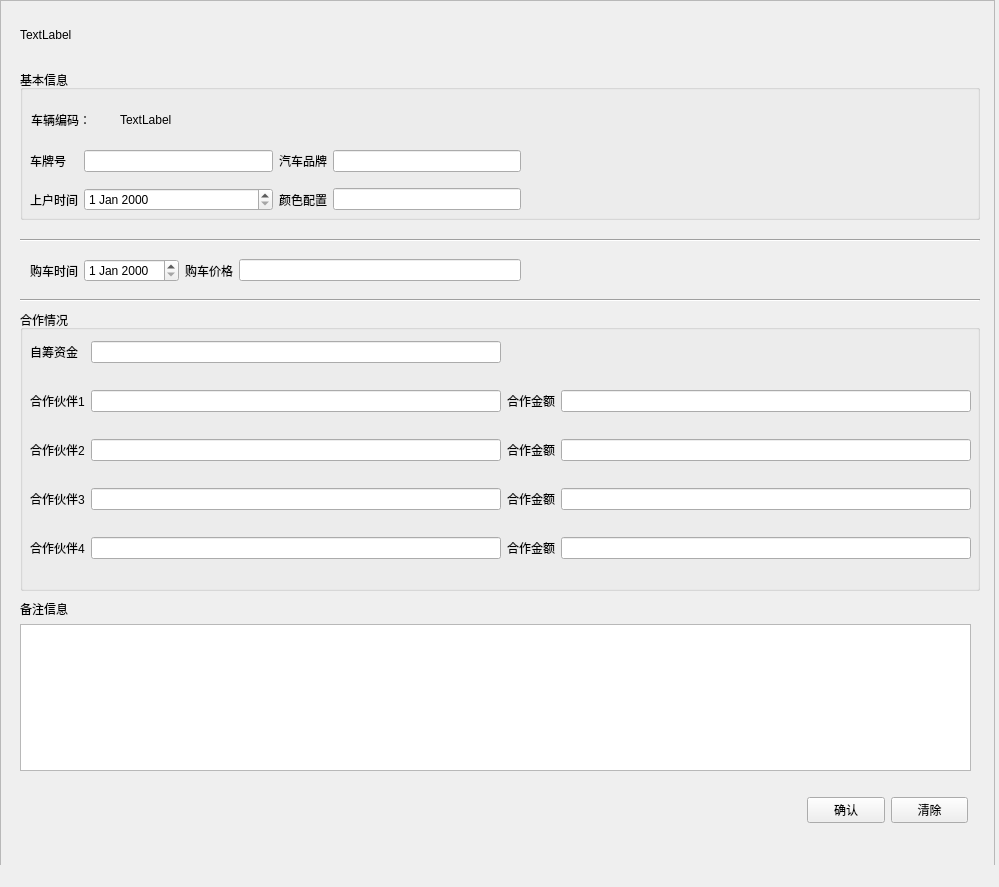
<?xml version="1.0" encoding="UTF-8"?>
<ui version="4.0">
 <class>MainWindow</class>
 <widget class="QMainWindow" name="MainWindow">
  <property name="enabled">
   <bool>true</bool>
  </property>
  <property name="geometry">
   <rect>
    <x>0</x>
    <y>0</y>
    <width>999</width>
    <height>887</height>
   </rect>
  </property>
  <property name="windowTitle">
   <string>MainWindow</string>
  </property>
  <widget class="QWidget" name="centralwidget">
   <widget class="QFrame" name="panel1_frame">
    <property name="geometry">
     <rect>
      <x>0</x>
      <y>0</y>
      <width>995</width>
      <height>889</height>
     </rect>
    </property>
    <property name="frameShape">
     <enum>QFrame::StyledPanel</enum>
    </property>
    <property name="frameShadow">
     <enum>QFrame::Raised</enum>
    </property>
    <widget class="Line" name="line">
     <property name="geometry">
      <rect>
       <x>20</x>
       <y>230</y>
       <width>960</width>
       <height>20</height>
      </rect>
     </property>
     <property name="orientation">
      <enum>Qt::Horizontal</enum>
     </property>
    </widget>
    <widget class="Line" name="line_2">
     <property name="geometry">
      <rect>
       <x>20</x>
       <y>290</y>
       <width>960</width>
       <height>20</height>
      </rect>
     </property>
     <property name="orientation">
      <enum>Qt::Horizontal</enum>
     </property>
    </widget>
    <widget class="QWidget" name="layoutWidget">
     <property name="geometry">
      <rect>
       <x>807</x>
       <y>790</y>
       <width>161</width>
       <height>41</height>
      </rect>
     </property>
     <layout class="QGridLayout" name="gridLayout_4">
      <item row="0" column="0">
       <widget class="QPushButton" name="panel1_submit">
        <property name="text">
         <string>确认</string>
        </property>
       </widget>
      </item>
      <item row="0" column="1">
       <widget class="QPushButton" name="panel1_cancle">
        <property name="text">
         <string>清除</string>
        </property>
       </widget>
      </item>
     </layout>
    </widget>
    <widget class="QWidget" name="layoutWidget">
     <property name="geometry">
      <rect>
       <x>20</x>
       <y>600</y>
       <width>951</width>
       <height>171</height>
      </rect>
     </property>
     <layout class="QVBoxLayout" name="verticalLayout">
      <item>
       <widget class="QLabel" name="label_6">
        <property name="text">
         <string>备注信息</string>
        </property>
       </widget>
      </item>
      <item>
       <widget class="QPlainTextEdit" name="panel1_text_edit1"/>
      </item>
     </layout>
    </widget>
    <widget class="QLabel" name="panel1_title">
     <property name="geometry">
      <rect>
       <x>20</x>
       <y>10</y>
       <width>160</width>
       <height>50</height>
      </rect>
     </property>
     <property name="text">
      <string>TextLabel</string>
     </property>
    </widget>
    <widget class="QGroupBox" name="groupBox">
     <property name="geometry">
      <rect>
       <x>20</x>
       <y>70</y>
       <width>960</width>
       <height>150</height>
      </rect>
     </property>
     <property name="title">
      <string>基本信息</string>
     </property>
     <widget class="QWidget" name="layoutWidget">
      <property name="geometry">
       <rect>
        <x>10</x>
        <y>70</y>
        <width>491</width>
        <height>81</height>
       </rect>
      </property>
      <layout class="QGridLayout" name="gridLayout">
       <item row="0" column="0">
        <widget class="QLabel" name="panel1_label">
         <property name="text">
          <string>车牌号</string>
         </property>
        </widget>
       </item>
       <item row="0" column="1">
        <widget class="QLineEdit" name="panel1_line_edit1"/>
       </item>
       <item row="0" column="2">
        <widget class="QLabel" name="label_2">
         <property name="text">
          <string>汽车品牌</string>
         </property>
        </widget>
       </item>
       <item row="0" column="3">
        <widget class="QLineEdit" name="panel1_line_edit2"/>
       </item>
       <item row="1" column="0">
        <widget class="QLabel" name="label_3">
         <property name="text">
          <string>上户时间</string>
         </property>
        </widget>
       </item>
       <item row="1" column="2">
        <widget class="QLabel" name="label_5">
         <property name="text">
          <string>颜色配置</string>
         </property>
        </widget>
       </item>
       <item row="1" column="3">
        <widget class="QLineEdit" name="panel1_line_edit3"/>
       </item>
       <item row="1" column="1">
        <widget class="QDateEdit" name="panel1_date1"/>
       </item>
      </layout>
     </widget>
     <widget class="QLabel" name="panel1_label1">
      <property name="geometry">
       <rect>
        <x>100</x>
        <y>40</y>
        <width>54</width>
        <height>20</height>
       </rect>
      </property>
      <property name="text">
       <string>TextLabel</string>
      </property>
     </widget>
     <widget class="QLabel" name="label_8">
      <property name="geometry">
       <rect>
        <x>11</x>
        <y>40</y>
        <width>71</width>
        <height>20</height>
       </rect>
      </property>
      <property name="text">
       <string>车辆编码：</string>
      </property>
     </widget>
    </widget>
    <widget class="QGroupBox" name="groupBox_2">
     <property name="geometry">
      <rect>
       <x>20</x>
       <y>310</y>
       <width>960</width>
       <height>281</height>
      </rect>
     </property>
     <property name="title">
      <string>合作情况</string>
     </property>
     <widget class="QWidget" name="layoutWidget">
      <property name="geometry">
       <rect>
        <x>10</x>
        <y>10</y>
        <width>941</width>
        <height>261</height>
       </rect>
      </property>
      <layout class="QGridLayout" name="gridLayout_3">
       <item row="0" column="0">
        <widget class="QLabel" name="label_12">
         <property name="text">
          <string>自筹资金</string>
         </property>
        </widget>
       </item>
       <item row="0" column="1">
        <widget class="QLineEdit" name="panel1_line_edit5"/>
       </item>
       <item row="1" column="0">
        <widget class="QLabel" name="label_9">
         <property name="text">
          <string>合作伙伴1</string>
         </property>
        </widget>
       </item>
       <item row="1" column="1">
        <widget class="QLineEdit" name="panel1_line_edit6"/>
       </item>
       <item row="1" column="2">
        <widget class="QLabel" name="label_10">
         <property name="text">
          <string>合作金额</string>
         </property>
        </widget>
       </item>
       <item row="1" column="3">
        <widget class="QLineEdit" name="panel1_line_edit7"/>
       </item>
       <item row="2" column="0">
        <widget class="QLabel" name="label_13">
         <property name="text">
          <string>合作伙伴2</string>
         </property>
        </widget>
       </item>
       <item row="2" column="1">
        <widget class="QLineEdit" name="panel1_line_edit8"/>
       </item>
       <item row="2" column="2">
        <widget class="QLabel" name="label_11">
         <property name="text">
          <string>合作金额</string>
         </property>
        </widget>
       </item>
       <item row="2" column="3">
        <widget class="QLineEdit" name="panel1_line_edit9"/>
       </item>
       <item row="3" column="0">
        <widget class="QLabel" name="label_17">
         <property name="text">
          <string>合作伙伴3</string>
         </property>
        </widget>
       </item>
       <item row="3" column="1">
        <widget class="QLineEdit" name="panel1_line_edit10"/>
       </item>
       <item row="3" column="2">
        <widget class="QLabel" name="label_16">
         <property name="text">
          <string>合作金额</string>
         </property>
        </widget>
       </item>
       <item row="3" column="3">
        <widget class="QLineEdit" name="panel1_line_edit11"/>
       </item>
       <item row="4" column="0">
        <widget class="QLabel" name="label_14">
         <property name="text">
          <string>合作伙伴4</string>
         </property>
        </widget>
       </item>
       <item row="4" column="1">
        <widget class="QLineEdit" name="panel1_line_edit12"/>
       </item>
       <item row="4" column="2">
        <widget class="QLabel" name="label_15">
         <property name="text">
          <string>合作金额</string>
         </property>
        </widget>
       </item>
       <item row="4" column="3">
        <widget class="QLineEdit" name="panel1_line_edit13"/>
       </item>
      </layout>
     </widget>
    </widget>
    <widget class="QWidget" name="">
     <property name="geometry">
      <rect>
       <x>30</x>
       <y>250</y>
       <width>491</width>
       <height>41</height>
      </rect>
     </property>
     <layout class="QHBoxLayout" name="horizontalLayout">
      <item>
       <widget class="QLabel" name="label_4">
        <property name="text">
         <string>购车时间</string>
        </property>
       </widget>
      </item>
      <item>
       <widget class="QDateEdit" name="panel1_date2"/>
      </item>
      <item>
       <widget class="QLabel" name="label_7">
        <property name="text">
         <string>购车价格</string>
        </property>
       </widget>
      </item>
      <item>
       <widget class="QLineEdit" name="panel1_line_edit4"/>
      </item>
     </layout>
    </widget>
   </widget>
  </widget>
  <widget class="QMenuBar" name="menubar">
   <property name="geometry">
    <rect>
     <x>0</x>
     <y>0</y>
     <width>999</width>
     <height>23</height>
    </rect>
   </property>
  </widget>
  <widget class="QStatusBar" name="statusbar">
   <property name="enabled">
    <bool>false</bool>
   </property>
   <property name="font">
    <font>
     <family>等线</family>
    </font>
   </property>
   <property name="sizeGripEnabled">
    <bool>false</bool>
   </property>
  </widget>
 </widget>
 <resources/>
 <connections/>
</ui>
